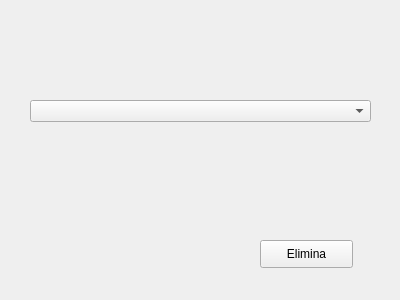
<?xml version="1.0" encoding="UTF-8"?>
<ui version="4.0">
 <class>Form</class>
 <widget class="QWidget" name="Form">
  <property name="geometry">
   <rect>
    <x>0</x>
    <y>0</y>
    <width>400</width>
    <height>300</height>
   </rect>
  </property>
  <property name="windowTitle">
   <string>Elimina Prenotazione</string>
  </property>
  <widget class="QComboBox" name="comboBox">
   <property name="geometry">
    <rect>
     <x>30</x>
     <y>100</y>
     <width>341</width>
     <height>22</height>
    </rect>
   </property>
  </widget>
  <widget class="QPushButton" name="pushButton">
   <property name="geometry">
    <rect>
     <x>260</x>
     <y>240</y>
     <width>93</width>
     <height>28</height>
    </rect>
   </property>
   <property name="text">
    <string>Elimina</string>
   </property>
  </widget>
 </widget>
 <resources/>
 <connections/>
</ui>
